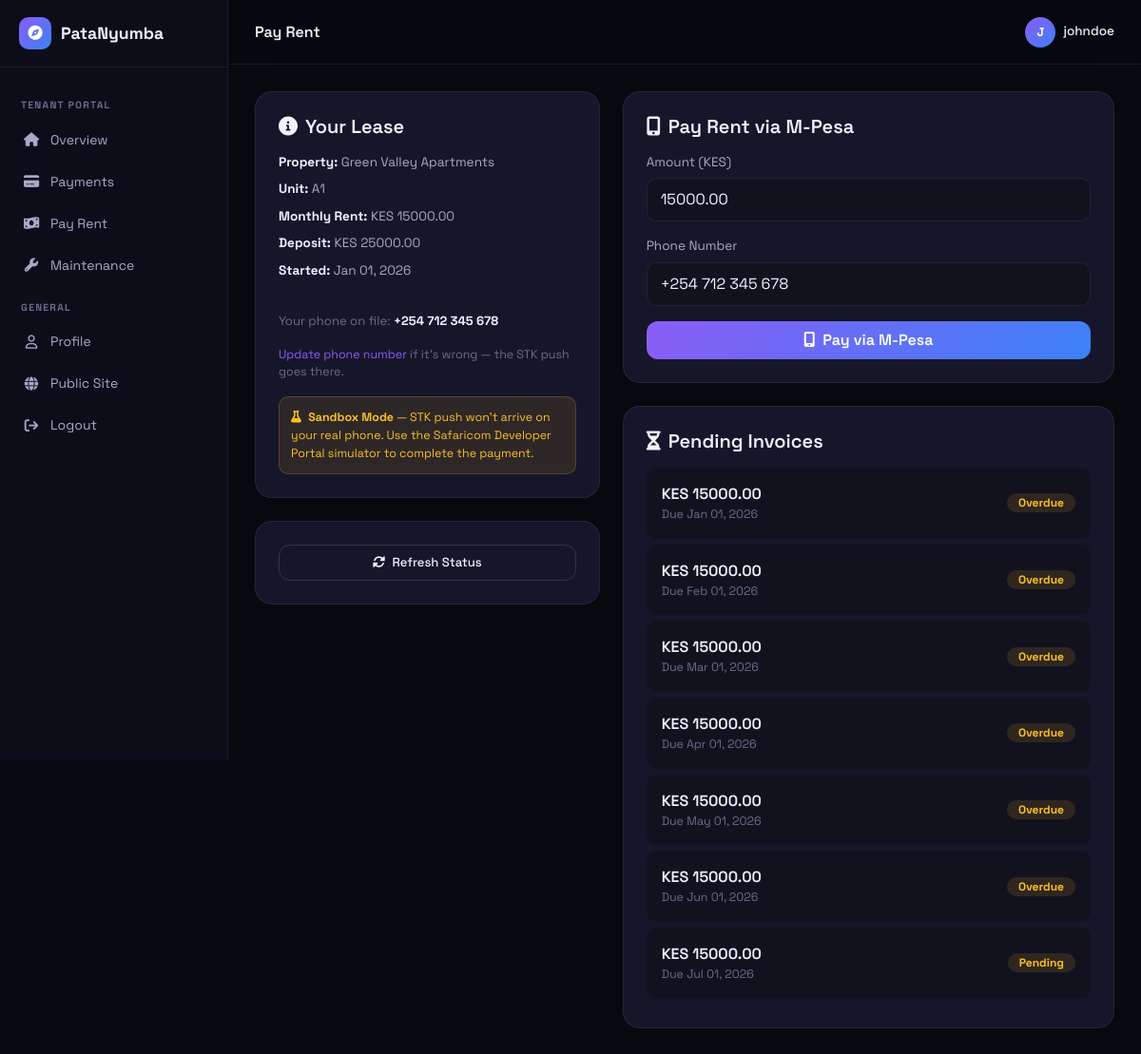
Before: /portal/pay/ (signed in) with the older database file.
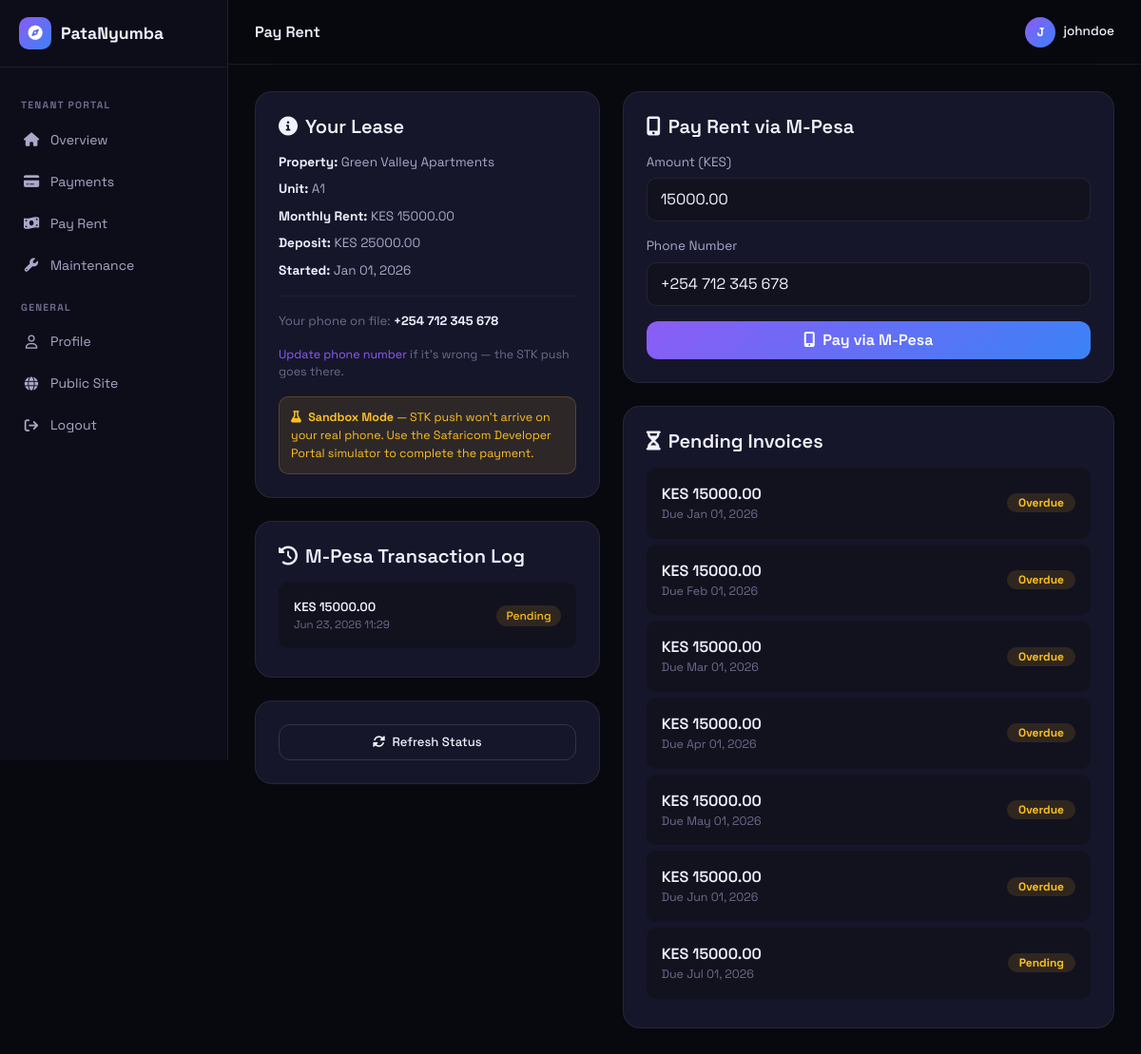
After: the same page with the newer database file.
### tenants/models.py (models this page shows, shortened)
class Tenancy(models.Model):
    STATUS_CHOICES = [
        ('active', 'Active'),
        ('ended', 'Ended'),
        ('terminated', 'Terminated'),
    ]
    tenant = models.ForeignKey(settings.AUTH_USER_MODEL, on_delete=models.CASCADE, related_name='tenancies')
    unit = models.ForeignKey(Unit, on_delete=models.CASCADE, related_name='tenancies')
    start_date = models.DateField()
    end_date = models.DateField(null=True, blank=True)
    deposit_paid = models.DecimalField(max_digits=10, decimal_places=2, default=0)
    monthly_rent = models.DecimalField(max_digits=10, decimal_places=2)
    status = models.CharField(max_length=20, choices=STATUS_CHOICES, default='active')
    created_at = models.DateTimeField(auto_now_add=True)
    updated_at = models.DateTimeField(auto_now=True)
    class Meta:
        verbose_name_plural = 'tenancies'
        ordering = ['-created_at']

class RentPayment(models.Model):
    STATUS_CHOICES = [
        ('pending', 'Pending'),
        ('paid', 'Paid'),
        ('overdue', 'Overdue'),
        ('late', 'Late'),
    ]
    METHOD_CHOICES = [
        ('mpesa', 'M-Pesa'),
    ]
    tenancy = models.ForeignKey(Tenancy, on_delete=models.CASCADE, related_name='payments')
    amount = models.DecimalField(max_digits=10, decimal_places=2)
    due_date = models.DateField()
    paid_date = models.DateField(null=True, blank=True)
    status = models.CharField(max_length=20, choices=STATUS_CHOICES, default='pending')
    payment_method = models.CharField(max_length=10, choices=METHOD_CHOICES, default='mpesa')
    reference = models.CharField(max_length=100, blank=True, help_text='Transaction reference (M-Pesa code or receipt)')
    notes = models.TextField(blank=True)
    created_at = models.DateTimeField(auto_now_add=True)
    class Meta:
        ordering = ['-due_date']

class MpesaTransaction(models.Model):
    STATUS_CHOICES = [
        ('pending', 'Pending'),
        ('completed', 'Completed'),
        ('failed', 'Failed'),
        ('cancelled', 'Cancelled'),
    ]
    payment = models.ForeignKey(RentPayment, on_delete=models.CASCADE, related_name='mpesa_transactions')
    phone = models.CharField(max_length=15)
    amount = models.DecimalField(max_digits=10, decimal_places=2)
    merchant_request_id = models.CharField(max_length=100, blank=True)
    checkout_request_id = models.CharField(max_length=100, blank=True)
    response_code = models.CharField(max_length=10, blank=True)
    response_description = models.CharField(max_length=255, blank=True)
    receipt = models.CharField(max_length=50, blank=True, help_text='M-Pesa receipt number')
    transaction_date = models.DateTimeField(null=True, blank=True)
    result_code = models.CharField(max_length=10, blank=True)
    result_desc = models.CharField(max_length=255, blank=True)
    status = models.CharField(max_length=20, choices=STATUS_CHOICES, default='pending')
    raw_callback = models.JSONField(null=True, blank=True)
    created_at = models.DateTimeField(auto_now_add=True)
    class Meta:
        ordering = ['-created_at']

### units/models.py (models this page shows, shortened)
class Unit(models.Model):
    HOUSE_TYPES = (
        ('bedsitter', 'Bedsitter'),
        ('one_bedroom', 'One Bedroom'),
        ('two_bedroom', 'Two Bedroom'),
        ('three_bedroom', 'Three Bedroom'),
        ('four_bedroom', 'Four Bedroom'),
        ('studio', 'Studio'),
    )
    STATUS_CHOICES = (
        ('vacant', 'Vacant'),
        ('occupied', 'Occupied'),
    )
    property = models.ForeignKey('properties.Property', on_delete=models.CASCADE, related_name='units')
    unit_number = models.CharField(max_length=50)
    house_type = models.CharField(max_length=20, choices=HOUSE_TYPES)
    bedrooms = models.IntegerField(default=1)
    bathrooms = models.IntegerField(default=1)
    monthly_rent = models.DecimalField(max_digits=10, decimal_places=2)
    deposit = models.DecimalField(max_digits=10, decimal_places=2, null=True, blank=True)
    floor = models.IntegerField(default=1)
    description = models.TextField(blank=True)
    status = models.CharField(max_length=20, choices=STATUS_CHOICES, default='vacant')
    available_from = models.DateField(null=True, blank=True)
    image = models.ImageField(upload_to='unit_images/', blank=True)
    image_2 = models.ImageField(upload_to='unit_images/', blank=True)
    image_3 = models.ImageField(upload_to='unit_images/', blank=True)
    created_at = models.DateTimeField(auto_now_add=True)
    updated_at = models.DateTimeField(auto_now=True)
    class Meta:
        ordering = ['property', 'unit_number']

### properties/models.py (models this page shows, shortened)
class Property(models.Model):
    owner = models.ForeignKey(User, on_delete=models.CASCADE, related_name='properties')
    name = models.CharField(max_length=200)
    description = models.TextField()
    county = models.CharField(max_length=100)
    town = models.CharField(max_length=100)
    estate = models.CharField(max_length=200, blank=True)
    address = models.CharField(max_length=255, blank=True)
    latitude = models.DecimalField(max_digits=9, decimal_places=6, null=True, blank=True)
    longitude = models.DecimalField(max_digits=9, decimal_places=6, null=True, blank=True)
    image = models.ImageField(upload_to='properties/', blank=True, null=True)
    created_at = models.DateTimeField(auto_now_add=True)
    updated_at = models.DateTimeField(auto_now=True)
    class Meta:
        verbose_name_plural = 'properties'
        ordering = ['-created_at']

### accounts/models.py (models this page shows, shortened)
class Profile(models.Model):
    ROLE_CHOICES = (
        ('landlord', 'Landlord'),
        ('tenant', 'Tenant'),
    )
    user = models.OneToOneField(User, on_delete=models.CASCADE, related_name='profile')
    role = models.CharField(max_length=20, choices=ROLE_CHOICES, default='landlord')
    phone = models.CharField(max_length=20, blank=True)
    avatar = models.ImageField(upload_to='avatars/', blank=True)
    created_at = models.DateTimeField(auto_now_add=True)

### tenants/views.py (the view)
# urls.py: path('pay/', views.portal_pay, name='pay'),
@login_required
def portal_pay(request):
    if request.user.profile.role != 'tenant':
        messages.error(request, 'Access denied.')
        return redirect('website:home')
    tenancy = Tenancy.objects.filter(tenant=request.user, status='active').first()
    if not tenancy:
        messages.error(request, 'You do not have an active tenancy.')
        return redirect('tenants:portal_home')
    pending_payments = RentPayment.objects.filter(tenancy=tenancy).exclude(status='paid').order_by('due_date')
    paid_payments = RentPayment.objects.filter(tenancy=tenancy, status='paid').order_by('-paid_date')[:5]
    mpesa_txs = MpesaTransaction.objects.filter(payment__tenancy=tenancy)[:5]
    return render(request, 'tenants/portal_pay.html', {
        'tenancy': tenancy,
        'pending_payments': pending_payments,
        'paid_payments': paid_payments,
        'mpesa_txs': mpesa_txs,
    })

### templates/tenants/portal_pay.html (shortened to what this page needs)
{% extends 'tenants/portal_base.html' %}
{% block portal_title %}Pay Rent{% endblock %}
{% block portal_content %}
{% if tenancy %}
<div class="row g-4">
    <div class="col-lg-5">
        <div class="gc p-4">
            <h5 class="fw-semibold mb-3"><i class="fa-solid fa-info-circle me-2"></i>Your Lease</h5>
            <div style="font-size:.85rem;color:var(--tx2)">
                <p class="mb-2"><strong style="color:var(--tx)">Property:</strong> {{ tenancy.unit.property.name }}</p>
                <p class="mb-2"><strong style="color:var(--tx)">Unit:</strong> {{ tenancy.unit.unit_number }}</p>
                <p class="mb-2"><strong style="color:var(--tx)">Monthly Rent:</strong> KES {{ tenancy.monthly_rent }}</p>
                <p class="mb-2"><strong style="color:var(--tx)">Deposit:</strong> KES {{ tenancy.deposit_paid }}</p>
                <p class="mb-0"><strong style="color:var(--tx)">Started:</strong> {{ tenancy.start_date|date:'M d, Y' }}</p>
            </div>
            <hr style="border-color:var(--bd)">
            <p style="font-size:.82rem;color:var(--tx3)">Your phone on file: <strong style="color:var(--tx)">{{ user.profile.phone|default:'Not set' }}</strong></p>
            <p style="font-size:.78rem;color:var(--tx3)"><a href="{% url 'accounts:profile' %}" style="color:var(--pur)">Update phone number</a> if it's wrong — the STK push goes there.</p>
            <div style="background:rgba(251,191,36,.1);border:1px solid rgba(251,191,36,.2);border-radius:10px;padding:12px;font-size:.78rem;color:#fbbf24;margin-top:12px">
                <i class="fa-solid fa-flask me-1"></i> <strong>Sandbox Mode</strong> — STK push won't arrive on your real phone. Use the Safaricom Developer Portal simulator to complete the payment.
            </div>
        </div>
        {% if mpesa_txs %}
        <div class="gc p-4 mt-4">
            <h5 class="fw-semibold mb-3"><i class="fa-solid fa-clock-rotate-left me-2"></i>M-Pesa Transaction Log</h5>
            {% for tx in mpesa_txs %}
            <div class="d-flex justify-content-between align-items-center p-3" style="background:var(--bg3);border-radius:10px;margin-bottom:6px">
                <div>
                    <div style="font-weight:600;font-size:.82rem;color:var(--tx)">KES {{ tx.amount }}</div>
                    <div style="font-size:.72rem;color:var(--tx3)">{% if tx.receipt %}{{ tx.receipt }} — {% endif %}{{ tx.created_at|date:'M d, Y H:i' }}</div>
                </div>
                <span style="font-size:.75rem;padding:2px 10px;border-radius:20px;font-weight:500;{% if tx.status == 'completed' %}background:rgba(52,211,153,.12);color:#34d399{% elif tx.status == 'failed' %}background:rgba(248,113,113,.12);color:#f87171{% else %}background:rgba(251,191,36,.12);color:#fbbf24{% endif %}">{{ tx.get_status_display }}</span>
            </div>
            {% endfor %}
        </div>
        {% endif %}
        <div class="gc p-4 mt-4">
            <a href="{% url 'portal:pay' %}" class="boc btn px-3 py-2 w-100" style="font-size:.82rem"><i class="fa-solid fa-rotate me-1"></i> Refresh Status</a>
        </div>
    </div>
    <div class="col-lg-7">
        <div class="gc p-4 mb-4">
            <h5 class="fw-semibold mb-3"><i class="fa-solid fa-mobile-screen-button me-2"></i>Pay Rent via M-Pesa</h5>
            <div class="mb-3">
                <label style="font-size:.85rem;color:var(--tx2);margin-bottom:6px;display:block">Amount (KES)</label>
                <input id="mpesaAmount" type="number" min="1" value="{{ tenancy.monthly_rent }}" style="width:100%;padding:10px 14px;border-radius:10px;border:1px solid var(--bd);background:var(--bg3);color:var(--tx);font-size:1rem">
            </div>
            <div class="mb-3">
                <label style="font-size:.85rem;color:var(--tx2);margin-bottom:6px;display:block">Phone Number</label>
                <input id="mpesaPhone" type="tel" value="{{ user.profile.phone }}" placeholder="e.g. 0712345678" style="width:100%;padding:10px 14px;border-radius:10px;border:1px solid var(--bd);background:var(--bg3);color:var(--tx);font-size:1rem">
            </div>
            <button class="bgrd btn px-4 py-2 w-100" onclick="payMpesa()">
                <i class="fa-solid fa-mobile-screen-button me-1"></i> Pay via M-Pesa
            </button>
        </div>
        {% if pending_payments %}
        <div class="gc p-4">
            <h5 class="fw-semibold mb-3"><i class="fa-solid fa-hourglass-half me-2"></i>Pending Invoices</h5>
            {% for p in pending_payments %}
            <div class="d-flex justify-content-between align-items-center p-3" style="background:var(--bg3);border-radius:10px;margin-bottom:6px">
                <div>
                    <div style="font-weight:600;color:var(--tx)">KES {{ p.amount }}</div>
                    <div style="font-size:.78rem;color:var(--tx3)">Due {{ p.due_date|date:'M d, Y' }}</div>
                </div>
                <span class="badge" style="background:rgba(251,191,36,.12);color:#fbbf24;padding:4px 12px;border-radius:20px">{{ p.get_status_display }}</span>
            </div>
            {% endfor %}
        </div>
        {% endif %}
    </div>
</div>
{% endif %}
{% endblock %}

### templates/tenants/portal_base.html (shortened to what this page needs)
<!DOCTYPE html>
<html lang="en" id="htmlRoot">
<head>
    <link href="/static/css/bootstrap.min.css" rel="stylesheet">
    <link href="/static/css/all.min.css" rel="stylesheet">
    <link href="/static/css/style.css" rel="stylesheet">
</head>
<body>
    <div class="db-sidebar" id="dbSidebar">
        <div class="db-logo">
            <div class="logo-i"><i class="fa-solid fa-compass"></i></div>
            <span>PataNyumba</span>
        </div>
        <div class="db-nav">
            <div class="db-nav-section">Tenant Portal</div>
            <a href="{% url 'portal:home' %}" class="db-nl {% if active_tab == 'home' %}active{% endif %}"><i class="fa-solid fa-house"></i> Overview</a>
            <a href="{% url 'portal:payments' %}" class="db-nl {% if active_tab == 'payments' %}active{% endif %}"><i class="fa-solid fa-credit-card"></i> Payments</a>
            <a href="{% url 'portal:pay' %}" class="db-nl {% if active_tab == 'pay' %}active{% endif %}"><i class="fa-solid fa-money-bill-wave"></i> Pay Rent</a>
            <a href="{% url 'portal:maintenance' %}" class="db-nl {% if active_tab == 'maintenance' %}active{% endif %}"><i class="fa-solid fa-wrench"></i> Maintenance</a>
            <div class="db-nav-section">General</div>
            <a href="{% url 'accounts:profile' %}" class="db-nl"><i class="fa-regular fa-user"></i> Profile</a>
            <a href="{% url 'website:home' %}" class="db-nl"><i class="fa-solid fa-globe"></i> Public Site</a>
            <a href="{% url 'accounts:logout' %}" class="db-nl"><i class="fa-solid fa-arrow-right-from-bracket"></i> Logout</a>
        </div>
    </div>
    <div class="db-top">
        <div style="font-weight:600">{% block portal_title %}Tenant Portal{% endblock %}</div>
        <div class="ms-auto d-flex align-items-center gap-2">
            <div class="db-avatar">{{ user.username|first|upper }}</div>
            <span style="font-size:.85rem;font-weight:500">{{ user.username }}</span>
        </div>
    </div>
    <div class="db-main">
        <div class="db-content">
            {% block portal_content %}{% endblock %}
        </div>
    </div>
</body>
</html>

Changed rows visible on the page:
added MpesaTransaction: amount "15000.00", created_at "Jun 23, 2026 11:29", status "Pending"
Other visible differences:
text now shown: "M-Pesa Transaction Log"
